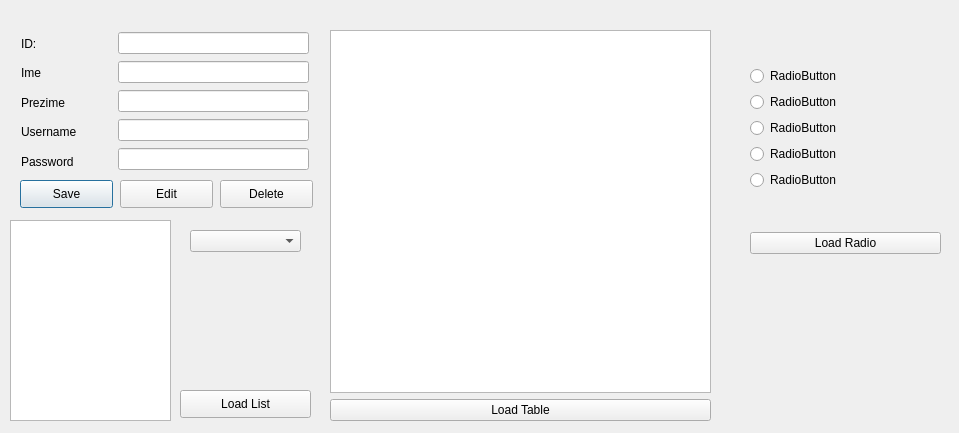
<?xml version="1.0" encoding="UTF-8"?>
<ui version="4.0">
 <class>StudentInfo</class>
 <widget class="QDialog" name="StudentInfo">
  <property name="geometry">
   <rect>
    <x>0</x>
    <y>0</y>
    <width>959</width>
    <height>433</height>
   </rect>
  </property>
  <property name="windowTitle">
   <string>Dialog</string>
  </property>
  <widget class="QPushButton" name="pushButton_Save">
   <property name="geometry">
    <rect>
     <x>20</x>
     <y>180</y>
     <width>93</width>
     <height>28</height>
    </rect>
   </property>
   <property name="text">
    <string>Save</string>
   </property>
  </widget>
  <widget class="QPushButton" name="pushButton_Edit">
   <property name="geometry">
    <rect>
     <x>120</x>
     <y>180</y>
     <width>93</width>
     <height>28</height>
    </rect>
   </property>
   <property name="text">
    <string>Edit</string>
   </property>
  </widget>
  <widget class="QPushButton" name="pushButton_Delete">
   <property name="geometry">
    <rect>
     <x>220</x>
     <y>180</y>
     <width>93</width>
     <height>28</height>
    </rect>
   </property>
   <property name="text">
    <string>Delete</string>
   </property>
  </widget>
  <widget class="QListView" name="listView">
   <property name="geometry">
    <rect>
     <x>10</x>
     <y>220</y>
     <width>161</width>
     <height>201</height>
    </rect>
   </property>
  </widget>
  <widget class="QComboBox" name="comboBox">
   <property name="geometry">
    <rect>
     <x>190</x>
     <y>230</y>
     <width>111</width>
     <height>22</height>
    </rect>
   </property>
  </widget>
  <widget class="QPushButton" name="pushButton_load_list">
   <property name="geometry">
    <rect>
     <x>180</x>
     <y>390</y>
     <width>131</width>
     <height>28</height>
    </rect>
   </property>
   <property name="text">
    <string>Load List</string>
   </property>
  </widget>
  <widget class="QWidget" name="layoutWidget">
   <property name="geometry">
    <rect>
     <x>118</x>
     <y>31</y>
     <width>191</width>
     <height>140</height>
    </rect>
   </property>
   <layout class="QVBoxLayout" name="verticalLayout">
    <item>
     <widget class="QLineEdit" name="lineEdit_ID"/>
    </item>
    <item>
     <widget class="QLineEdit" name="lineEdit_ime"/>
    </item>
    <item>
     <widget class="QLineEdit" name="lineEdit_prezime"/>
    </item>
    <item>
     <widget class="QLineEdit" name="lineEdit_username"/>
    </item>
    <item>
     <widget class="QLineEdit" name="lineEdit_password"/>
    </item>
   </layout>
  </widget>
  <widget class="QWidget" name="layoutWidget">
   <property name="geometry">
    <rect>
     <x>21</x>
     <y>32</y>
     <width>91</width>
     <height>141</height>
    </rect>
   </property>
   <layout class="QVBoxLayout" name="verticalLayout_2">
    <item>
     <widget class="QLabel" name="label">
      <property name="text">
       <string>ID:</string>
      </property>
     </widget>
    </item>
    <item>
     <widget class="QLabel" name="label_2">
      <property name="text">
       <string>Ime</string>
      </property>
     </widget>
    </item>
    <item>
     <widget class="QLabel" name="label_prezime">
      <property name="text">
       <string>Prezime</string>
      </property>
     </widget>
    </item>
    <item>
     <widget class="QLabel" name="label_4">
      <property name="text">
       <string>Username</string>
      </property>
     </widget>
    </item>
    <item>
     <widget class="QLabel" name="label_5">
      <property name="text">
       <string>Password</string>
      </property>
     </widget>
    </item>
   </layout>
  </widget>
  <widget class="QWidget" name="layoutWidget">
   <property name="geometry">
    <rect>
     <x>330</x>
     <y>30</y>
     <width>381</width>
     <height>391</height>
    </rect>
   </property>
   <layout class="QVBoxLayout" name="verticalLayout_3">
    <item>
     <widget class="QTableView" name="tableView"/>
    </item>
    <item>
     <widget class="QPushButton" name="pushButton_load_table">
      <property name="text">
       <string>Load Table</string>
      </property>
     </widget>
    </item>
   </layout>
  </widget>
  <widget class="QWidget" name="">
   <property name="geometry">
    <rect>
     <x>750</x>
     <y>30</y>
     <width>191</width>
     <height>261</height>
    </rect>
   </property>
   <layout class="QVBoxLayout" name="verticalLayout_5">
    <item>
     <layout class="QVBoxLayout" name="verticalLayout_4">
      <item>
       <widget class="QRadioButton" name="radioButton_ID">
        <property name="text">
         <string>RadioButton</string>
        </property>
       </widget>
      </item>
      <item>
       <widget class="QRadioButton" name="radioButton_ime">
        <property name="text">
         <string>RadioButton</string>
        </property>
       </widget>
      </item>
      <item>
       <widget class="QRadioButton" name="radioButton_prezime">
        <property name="text">
         <string>RadioButton</string>
        </property>
       </widget>
      </item>
      <item>
       <widget class="QRadioButton" name="radioButton_username">
        <property name="text">
         <string>RadioButton</string>
        </property>
       </widget>
      </item>
      <item>
       <widget class="QRadioButton" name="radioButton_password">
        <property name="text">
         <string>RadioButton</string>
        </property>
       </widget>
      </item>
     </layout>
    </item>
    <item>
     <widget class="QPushButton" name="pushButton_load_radio">
      <property name="text">
       <string>Load Radio</string>
      </property>
     </widget>
    </item>
   </layout>
  </widget>
 </widget>
 <resources/>
 <connections/>
</ui>
